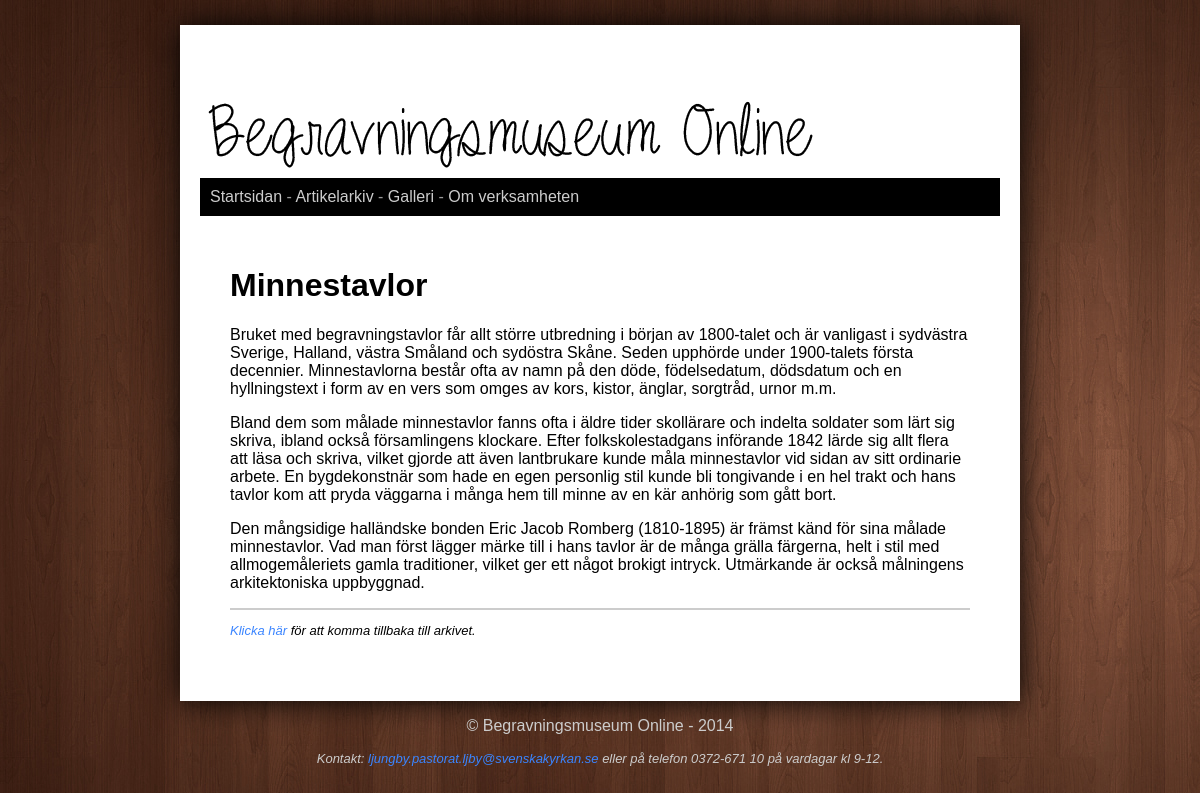
Screenshot of /read.php?id=2 with the database file from the repository.
### tables this page shows
CREATE TABLE "Article" ("id" INTEGER PRIMARY KEY  AUTOINCREMENT  NOT NULL  UNIQUE , "category" TEXT, "title" TEXT, "content" TEXT, "author" TEXT, "pubdate" DATETIME NOT NULL  DEFAULT CURRENT_DATE);

### read.php (the view, shortened to what this page needs)
<?php include("incl/config.php");
include("incl/header.php");
$dbPath = "incl/articles/data/bmo.sqlite";
$db = new PDO("sqlite:$dbPath");
$db->setAttribute(PDO::ATTR_ERRMODE, PDO::ERRMODE_WARNING);
$stmt = $db->prepare("SELECT * FROM 'article' WHERE id=?");
$stmt->execute(array($_GET['id']));
$res = $stmt->fetchAll(PDO::FETCH_ASSOC);
foreach($res as $ad):
 echo "<h1>{$ad['title']}</h1>";
 echo "{$ad['content']}";
endforeach;
?>
<hr>
<p class="back">
	<a href="articles.php">Klicka här</a> för att komma tillbaka till arkivet.
</p>
<?php include("incl/footer.php"); ?>

### style/stylesheet.css (style rules this page uses)
html { background-image: url('../img/bg.jpg'); background-attachment: fixed; font-family: trebuchet ms, verdana, arial; }
a:link { color: #3b85ff; text-decoration: none; }
hr { border: 1px solid #CCC; }
.back { font-size: small; font-style: italic; }

### rows the page displays
article: title "Minnestavlor", content "Bruket med begravningstavlor får allt större utbredning i början av 1800-talet och är vanligast i sydvästra Sverige, Halland, västra Småland och sydöstra Skåne. Seden upphörde under 1900-talets första decennier. Minnestavlorna består ofta av namn på den döde, födelsedatum, dödsdatum och en hyllningstext i form av en vers som omges av kors, kistor, änglar, sorgtråd, urnor m.m. Bland dem som målade minnestavlor fanns ofta i äldre tider skollärare och indelta soldater som lärt sig skriva, ibland också församlingens klockare. Efter folkskolestadgans införande 1842 lärde sig allt flera att läsa och skriva, vilket gjorde att även lantbrukare kunde måla minnestavlor vid sidan av sitt ordinarie…"
